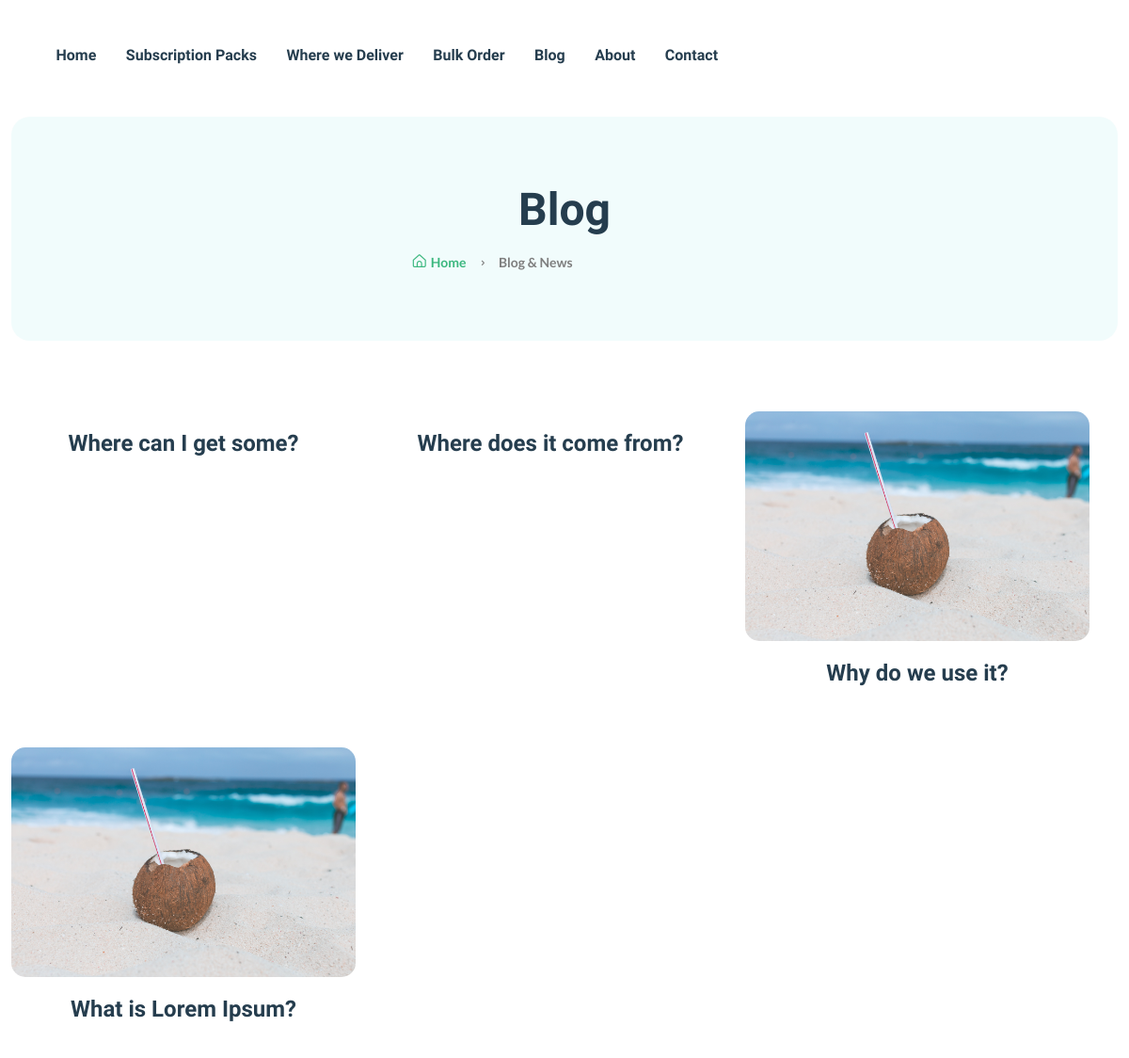
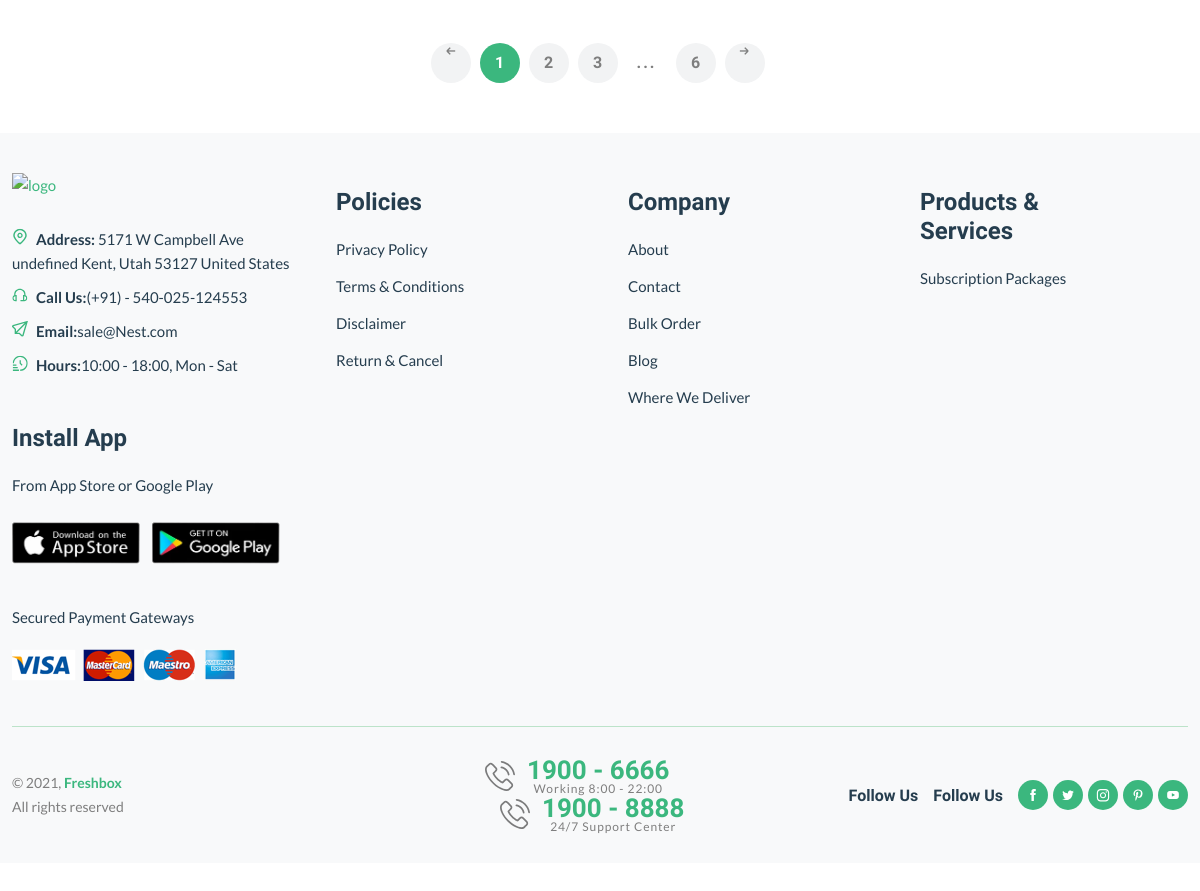
Screenshot of /blog/ with the database file from the repository (2 pictures, top to bottom).
### frischboxadmin/models.py (models this page shows, shortened)
class Post(models.Model):
    STATUS = (
        (0, "Draft"),
        (1, "Publish")
    )
    title = models.CharField(max_length=300, unique=True)
    slug = models.SlugField(max_length=300, unique=True)
    author = models.ForeignKey(User, on_delete=models.CASCADE, related_name='blog_posts')
    content = HTMLField()
    feature_image = models.ImageField(null=True, blank=True, upload_to="post/")
    status = models.IntegerField(choices=STATUS, default=0)
    created_at = models.DateTimeField(auto_now_add=True)
    updated_at = models.DateTimeField(auto_now=True)
    class Meta:
        ordering = ['-created_at']

### frischbox/views.py (the view)
# urls.py: path('blog/', views.blog, name='blog'),
def blog(request):
    blogs = Post.objects.all()
    return render(request, 'blog.html', {'blogsall': blogs})

### templates/blog.html (shortened to what this page needs)
{% extends "base.html" %}
{% load static %}
{% block content %}
<main class="main">
    <div class="page-header mt-30 mb-75">
        <div class="container">
            <div class="archive-header">
                <div class="row align-items-center">
                    <div class="col-md-4">
                        <h1 class="mb-15 text-center">Blog</h1>
                        <div class="breadcrumb">
                            <a href="index.html" rel="nofollow"><i class="fi-rs-home mr-5"></i>Home</a>
                            <span></span> Blog & News
                        </div>
                    </div>
                </div>
            </div>
        </div>
    </div>
    <div class="page-content mb-50">
        <div class="container">
            <div class="row">
                <div class="col-lg-12">
                    <div class="loop-grid pr-30">
                        <div class="row">
                            {% for blogs in blogsall %}
                            <article class="col-xl-4 col-lg-4 col-md-4 text-center hover-up mb-30 animated">
                                <div class="post-thumb">
                                    <a href="{{blogs.slug}}">
                                        <img class="border-radius-15" src="{{blogs.feature_image.url }}" alt=""/>
                                    </a>
                                </div>
                                <div class="entry-content-2">
                                    <h4 class="post-title mb-15">
                                        <a href="{{blogs.slug}}">{{blogs.title}}</a>
                                    </h4>
                                </div>
                            </article>
                            {% endfor %}
                        </div>
                    </div>
                    <div class="pagination-area mt-15 mb-sm-5 mb-lg-0">
                        <nav aria-label="Page navigation example">
                            <ul class="pagination justify-content-center">
                                <li class="page-item">
                                    <a class="page-link" href="#"><i class="fi-rs-arrow-small-left"></i></a>
                                </li>
                                <li class="page-item active"><a class="page-link" href="#">1</a></li>
                                <li class="page-item"><a class="page-link" href="#">2</a></li>
                                <li class="page-item"><a class="page-link" href="#">3</a></li>
                                <li class="page-item"><a class="page-link dot" href="#">...</a></li>
                                <li class="page-item"><a class="page-link" href="#">6</a></li>
                                <li class="page-item">
                                    <a class="page-link" href="#"><i class="fi-rs-arrow-small-right"></i></a>
                                </li>
                            </ul>
                        </nav>
                    </div>
                </div>
            </div>
        </div>
    </div>
</main>
{% endblock content %}

### rows the page displays
Post: title "Where can I get some?"
Post: title "Where does it come from?"
Post: feature_image (picture), title "Why do we use it?"
Post: feature_image (picture), title "What is Lorem Ipsum?"
